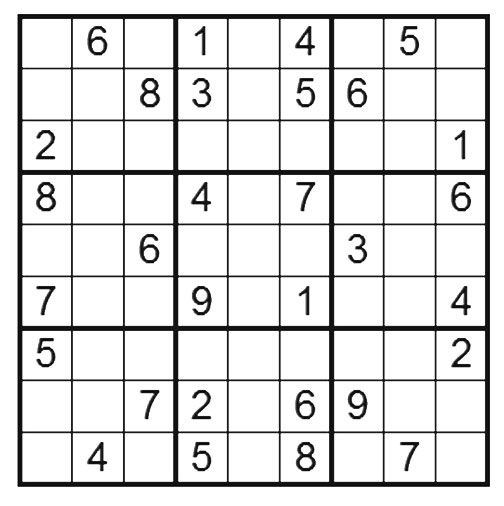
#> input picture Samples/lines.jpeg, 504 x 506 px
$ python -i find_grid.py   (imports and definitions only)
#> lines starting #> are read from the running program, lines starting #| are printed output that depends on the picture; after the words box and inside, x2 and y2 are one past the last pixel; in counts of white or black regions, pixels touching at a corner belong together
import cv2
import numpy as np

"""
this script deals with finding the sudoku square (and removing the background)
"""

def extract_grid(img_path):
    """
        reads img from the path specified and returns only the sudoku puzzle
    """
#> called with img_path = '../Samples/lines.jpeg'
    print("extracting the sudoku grid.....")

    # read the image from path
    img = cv2.imread(img_path)
#> img is the input picture: shape (506, 504, 3); min 0, max 255, mean 223.2

    gray = cv2.cvtColor(img,cv2.COLOR_BGR2GRAY)
    # thresh = cv2.adaptiveThreshold(gray,255,cv2.ADAPTIVE_THRESH_GAUSSIAN_C,cv2.THRESH_BINARY,11,2)
    thresh = cv2.adaptiveThreshold(gray,255,cv2.ADAPTIVE_THRESH_MEAN_C,cv2.THRESH_BINARY,11,2)
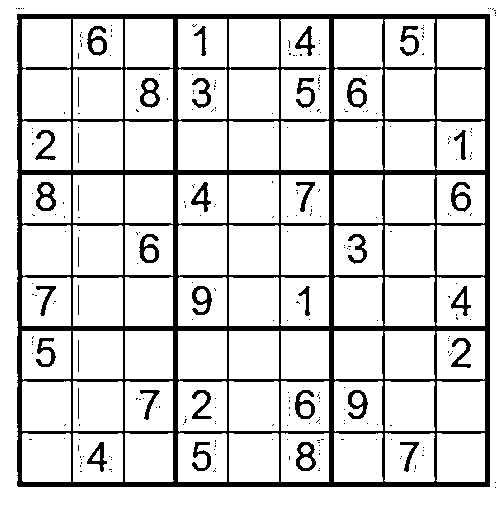
#> thresh: shape (506, 504); 84.5% white; 274 black regions (236 under 20 px)

    contours, _  = cv2.findContours(thresh,cv2.RETR_TREE,cv2.CHAIN_APPROX_SIMPLE)
#> contours = 410 contours, 273 with area under 20; largest, box (x1, y1, x2, y2) and area: (0, 0, 504, 506) 254015, (16, 13, 491, 488) 224574, (229, 381, 279, 431) 2360, (73, 381, 123, 431) 2360, (229, 225, 279, 275) 2358

    # find the ten contours having the largest area
    contours = sorted(contours,key=cv2.contourArea,reverse=True)[:10]
#> contours = 10 contours; largest, box (x1, y1, x2, y2) and area: (0, 0, 504, 506) 254015, (16, 13, 491, 488) 224574, (229, 381, 279, 431) 2360, (73, 381, 123, 431) 2360, (229, 225, 279, 275) 2358

    sudoku_square = None
    for c in contours[1:]:
        # approximate the contour to a polygon (closed figure)
        # for more info refer: https://opencv-python-tutroals.readthedocs.io/en/latest/py_tutorials/py_imgproc/py_contours/py_contour_features/py_contour_features.html
        peri = cv2.arcLength(c, True)
        approx = cv2.approxPolyDP(c, 0.015 * peri, True)

        # if the polygon has four sides break (largest 4 sided polygon)
        if len(approx) == 4:
            sudoku_square = approx
            break
#> this loop made 1 pass
#> (peri, sudoku_square) on pass 1: (1920.4, [[16, 14], [489, 13], [490, 486], [18, 487]])

    # return the image after performing perspective transform
    # refer more here: https://docs.opencv.org/master/da/d6e/tutorial_py_geometric_transformations.html
    return(grab_warp(img,sudoku_square))

"""
    For perspective transformation, you need a 3x3 transformation matrix. Straight lines will remain straight even after the transformation. To find this transformation matrix, you need 4 points on the input image and corresponding points on the output image. Among these 4 points, 3 of them should not be collinear. Then the transformation matrix can be found by the function cv.getPerspectiveTransform. Then apply cv.warpPerspective with this 3x3 transformation matrix.
"""

def grab_warp(img,sudoku_square):
    """ performs perspective transform """

    # converting the cordinates of the sudoku square into required format (4 corners of the sudoku square)
    pts = sudoku_square.reshape((4,2))
#> pts = [[16, 14], [489, 13], [490, 486], [18, 487]]
    rect = get_rect(pts)

    (maxHeight,maxWidth) = getMax_HW(rect)

    # 4 corners of the final sudoku square
    dst = np.array([
        [0, 0],
        [maxWidth - 1, 0],
        [maxWidth - 1, maxHeight - 1],
        [0, maxHeight - 1]], dtype = "float32")


    M = cv2.getPerspectiveTransform(rect, dst)
    warp = cv2.warpPerspective(img, M, (maxWidth, maxHeight))
    return warp

def get_rect(pts):
    """
        helper function to find the four corners of the
        sudoku square in original image
    """
    rect = np.zeros((4,2),dtype=np.float32)
    s = pts.sum(axis = 1)
#> s = [30, 502, 976, 505]
    rect[0] = pts[np.argmin(s)]
    rect[2] = pts[np.argmax(s)]

    diff = np.diff(pts, axis = 1)
#> diff = [-2, -476, -4, 469]
#> in grab_warp, `rect = get_rect(pts)`: rect = [[16, 14], [489, 13], [490, 486], [18, 487]]
    rect[1] = pts[np.argmin(diff)]
    rect[3] = pts[np.argmax(diff)]
    return rect

def getMax_HW(rect):
    """
        helper function to find the maximum width and
        height of the sudoku square in original image
    """
    (tl, tr, br, bl) = rect
#> tl = [16, 14]; tr = [489, 13]; br = [490, 486]; bl = [18, 487]

    widthA = np.sqrt(((br[0] - bl[0]) ** 2) + ((br[1] - bl[1]) ** 2))
#> widthA = 472
    widthB = np.sqrt(((tr[0] - tl[0]) ** 2) + ((tr[1] - tl[1]) ** 2))
#> widthB = 473

    heightA = np.sqrt(((tr[0] - br[0]) ** 2) + ((tr[1] - br[1]) ** 2))
#> heightA = 473
    heightB = np.sqrt(((tl[0] - bl[0]) ** 2) + ((tl[1] - bl[1]) ** 2))
#> heightB = 473

    maxWidth = max(int(widthA), int(widthB))
#> maxWidth = 473
    maxHeight = max(int(heightA), int(heightB))
#> maxHeight = 473
    return (maxHeight,maxWidth)

>>> result = extract_grid('../Samples/lines.jpeg')
#> in grab_warp, `dst = np.array([ [0, 0], [maxWidth - 1, 0], [maxWidth - 1, maxHeight -..`: dst = [[0, 0], [472, 0], [472, 472], [0, 472]]
#> in grab_warp, `M = cv2.getPerspectiveTransform(rect, dst)`: M = [[0.998, -0.00422, -15.91], [0.00211, 0.996, -13.97], [-1.89e-08, -4.47e-06, 1]]
#> in grab_warp, `warp = cv2.warpPerspective(img, M, (maxWidth, maxHeight))`:
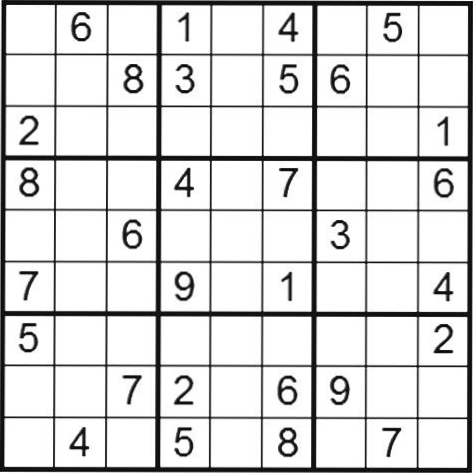
#> warp: shape (473, 473, 3); min 0, max 255, mean 218.9

$ run again, on Samples/sudoku15.jpg
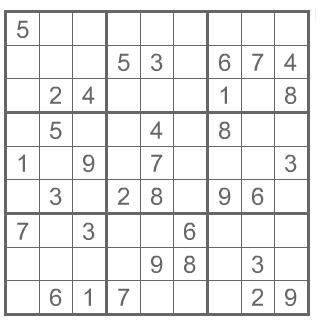
#> input picture Samples/sudoku15.jpg, 334 x 329 px
#> in extract_grid, img is the input picture: shape (329, 334, 3); min 59, max 255, mean 236.1
#> in extract_grid, `thresh = cv2.adaptiveThreshold(gray,255,cv2.ADAPTIVE_THRESH_MEAN_C,cv2..`:
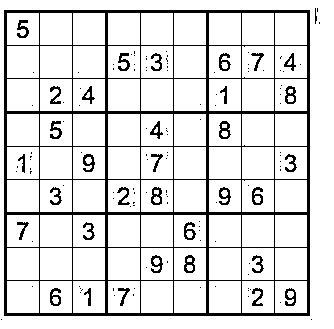
#> thresh: shape (329, 334); 87.2% white; 144 black regions (109 under 20 px)
#> in extract_grid, `contours, _  = cv2.findContours(thresh,cv2.RETR_TREE,cv2.CHAIN_APPROX_..`: contours = 249 contours, 120 with area under 20; largest, box (x1, y1, x2, y2) and area: (0, 0, 334, 329) 109224, (3, 9, 311, 317) 94247, (275, 281, 307, 313) 961, (242, 281, 274, 313) 961, (209, 281, 241, 313) 961
#> in extract_grid, `contours = sorted(contours,key=cv2.contourArea,reverse=True)[:10]`: contours = 10 contours; largest, box (x1, y1, x2, y2) and area: (0, 0, 334, 329) 109224, (3, 9, 311, 317) 94247, (275, 281, 307, 313) 961, (242, 281, 274, 313) 961, (209, 281, 241, 313) 961
#> the loop in extract_grid, `for c in contours[1:]:` made 1 pass
#> (peri, sudoku_square) on pass 1: (1225.7, [[3, 10], [309, 9], [310, 315], [4, 316]])
#> pts = [[3, 10], [309, 9], [310, 315], [4, 316]]
#> s = [13, 318, 625, 320]
#> diff = [7, -300, 5, 312]
#> rect = [[3, 10], [309, 9], [310, 315], [4, 316]]
#> tl = [3, 10]; tr = [309, 9]; br = [310, 315]; bl = [4, 316]
#> widthA = 306
#> dst = [[0, 0], [305, 0], [305, 305], [0, 305]]
#> M = [[0.997, -0.00326, -2.96], [0.00326, 0.997, -9.98], [-5.15e-19, -4.5e-19, 1]]
#> in grab_warp, `warp = cv2.warpPerspective(img, M, (maxWidth, maxHeight))`:
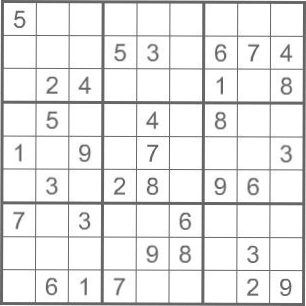
#> warp: shape (306, 306, 3); min 72, max 255, mean 233

$ run again, on Samples/sudoku17.jpg
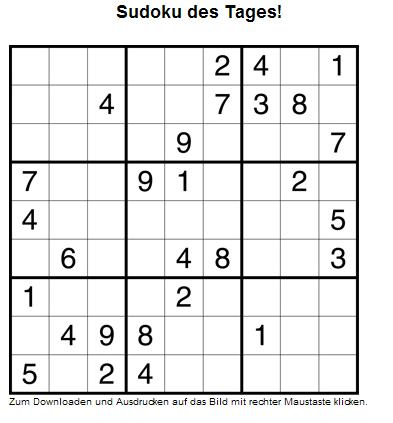
#> input picture Samples/sudoku17.jpg, 393 x 423 px
#> in extract_grid, img is the input picture: shape (423, 393, 3); mean B, G, R 231.8, 231.9, 231.8
#> in extract_grid, `thresh = cv2.adaptiveThreshold(gray,255,cv2.ADAPTIVE_THRESH_MEAN_C,cv2..`:
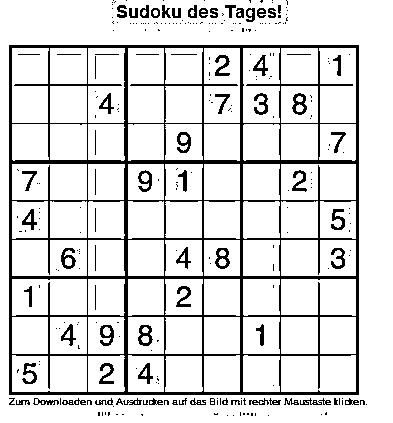
#> thresh: shape (423, 393); 86.7% white; 281 black regions (206 under 20 px)
#> in extract_grid, `contours, _  = cv2.findContours(thresh,cv2.RETR_TREE,cv2.CHAIN_APPROX_..`: contours = 433 contours, 263 with area under 20; largest, box (x1, y1, x2, y2) and area: (0, 0, 393, 423) 165405, (8, 44, 360, 396) 123199, (243, 48, 280, 123) 2508, (88, 48, 125, 123) 2498, (12, 355, 87, 392) 2495
#> in extract_grid, `contours = sorted(contours,key=cv2.contourArea,reverse=True)[:10]`: contours = 10 contours; largest, box (x1, y1, x2, y2) and area: (0, 0, 393, 423) 165405, (8, 44, 360, 396) 123199, (243, 48, 280, 123) 2508, (88, 48, 125, 123) 2498, (12, 355, 87, 392) 2495
#> the loop in extract_grid, `for c in contours[1:]:` made 1 pass
#> (peri, sudoku_square) on pass 1: (1401.7, [[8, 45], [358, 44], [359, 394], [9, 395]])
#> pts = [[8, 45], [358, 44], [359, 394], [9, 395]]
#> s = [53, 402, 753, 404]
#> diff = [37, -314, 35, 386]
#> rect = [[8, 45], [358, 44], [359, 394], [9, 395]]
#> tl = [8, 45]; tr = [358, 44]; br = [359, 394]; bl = [9, 395]
#> widthA = 350
#> dst = [[0, 0], [349, 0], [349, 349], [0, 349]]
#> M = [[0.997, -0.00285, -7.85], [0.00285, 0.997, -44.89], [-2.91e-19, -4.28e-20, 1]]
#> in grab_warp, `warp = cv2.warpPerspective(img, M, (maxWidth, maxHeight))`:
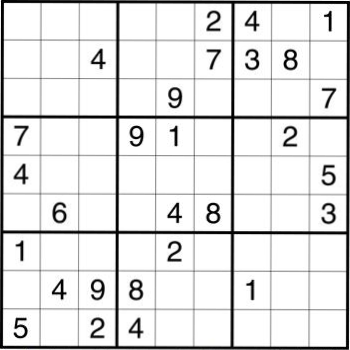
#> warp: shape (350, 350, 3); mean B, G, R 227.1, 227.1, 227.1
